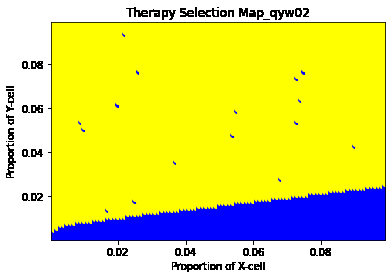
%> input picture 6_ParaTherapy/FigCalcu/qyw02.png, 392 x 278 px
$ octave qyw02.m   (GNU Octave 9; MATLAB toolbox functions it lacks are replaced by stand-ins)
%> lines starting %> are read from the running program, lines starting %| are printed output that depends on the picture
clear,clc
a=imread('qyw02.png'); % input fig
%> a is the input picture: size 278x392x3 uint8; mean R, G, B 220.5, 220.5, 103.8
a=double(a);
%> a: size 278x392x3 double
R=a(:,:,1);
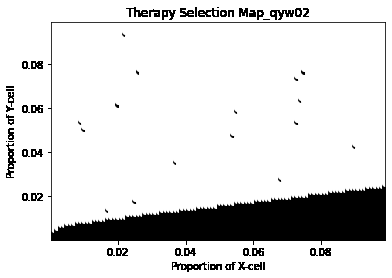
%> R: size 278x392 double; min 0, max 255, mean 220.5
G=a(:,:,2);
B=a(:,:,3);
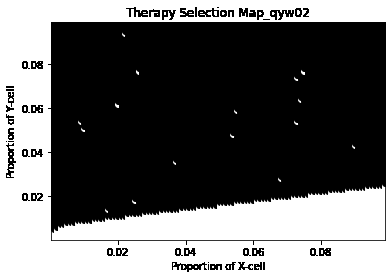
%> B: size 278x392 double; min 0, max 255, mean 103.8
sz = size(a);
%> sz = [278 392 3]
com=0;
erlo=0;
osi=0;
for i=1:sz(1)*sz(2)
    if R(i)==255 && G(i)==0 && B(i)==0
        com=com+1;
    elseif R(i)==255 && G(i)>=253 && B(i)==0
        erlo=erlo+1;
    elseif R(i)==0 && G(i)==0 && B(i)==255
        osi = osi+1
    end
end
%> after the loop, com = 0; erlo = 60436; osi = 10830
Erlo = erlo/(com+erlo+osi)
%> Erlo = 0.848
Osi = osi/(com+erlo+osi)
%> Osi = 0.152
Com = com/(com+erlo+osi) % output result
%> Com = 0

$ run again, with 6_ParaTherapy/FigCalcu/qyw015.png copied over 6_ParaTherapy/FigCalcu/qyw02.png
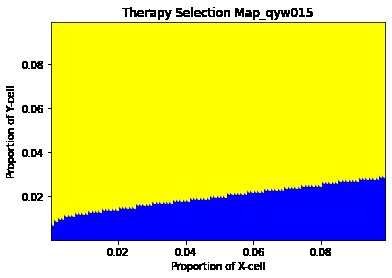
%> input picture 6_ParaTherapy/FigCalcu/qyw015.png, 392 x 278 px
%> a is the input picture: size 278x392x3 uint8; mean R, G, B 213.4, 213.4, 110.8
%> a: size 278x392x3 double
%> `R=a(:,:,1);`:
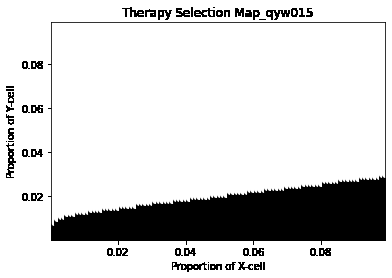
%> R: size 278x392 double; min 0, max 255, mean 213.4
%> `B=a(:,:,3);`:
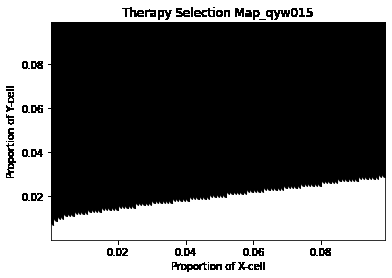
%> B: size 278x392 double; min 0, max 255, mean 110.8
%> after the loop `for i=1:sz(1)*sz(2)`: com = 0; erlo = 57553; osi = 13953
%> Erlo = 0.805
%> Osi = 0.195
%> Com = 0
